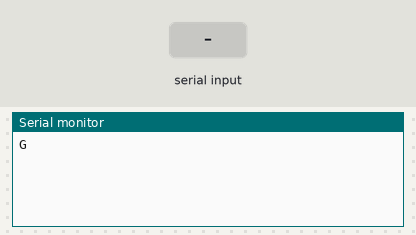
This sketch was run on a simulated Arduino Uno, built with avr-gcc and run on an emulated ATmega328P. On the bench: the last lines printed to the serial monitor. The test bench sets the inputs (shaded band).

Above: at 1.2 s.
1.3 s: "1" received over Serial
At 4.0 s:
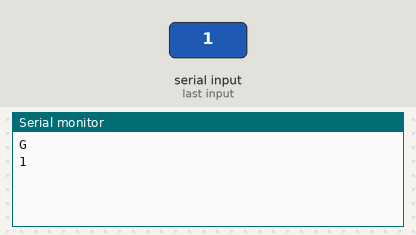
4.3 s: "0" received over Serial
At 5.7 s:
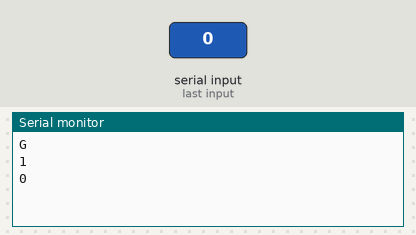
5.8 s: "2" received over Serial
At 8.6 s:
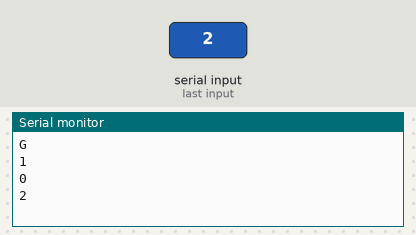
Timing chart, 0 to 10.1 s (numbered marks = the images above; inputs shaded):
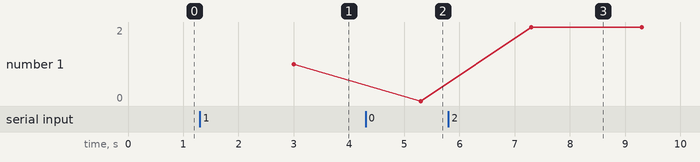

Measured:
- after the input at 1.3 s, the serial monitor: prints a new line after 1.7 s (image 1)
- after the input at 4.3 s, the serial monitor: prints a new line after 1.0 s (image 2)
- after the input at 5.8 s, the serial monitor: prints a new line after 1.5 s (image 3)
- plotted number 1: 1 → 0 after the input at 4.3 s, 0 → 2 after the input at 5.8 s

The sketch:

XX_serial_01_rx.ino
```cpp
/**
 * https://iot-guider.com/arduino/serial-communication-between-two-arduino-boards/
 * Serial communications
 * Receiver
 */

void setup() {
  // put your setup code here, to run once:
  Serial.begin(9600);
}

void loop() {
  // put your main code here, to run repeatedly:
  char readStr[11];
  Serial.readBytes(readStr, 11);
  Serial.println(readStr);
  delay(1000);
}
```
